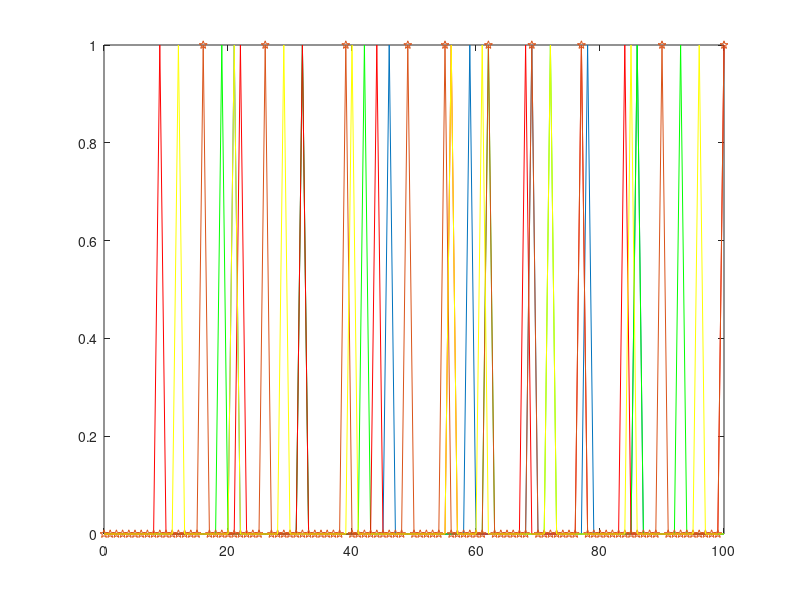

Write the MATLAB code that produced this figure.
 %%%%%%%%%%%%%%%%%%%%%%%%%%%%%%%%%%%%%%%%%%%%%%%%%%%%%%%%%%%%%%%%
 % Simulation of (leaky) integrate-and-fire neuron
 %%%%%%%%%%%%%%%%%%%%%%%%%%%%%%%%%%%%%%%%%%%%%%%%%%%%%%%%%%%%%%%%
 % Thomas Trappenberg, "Fundamentals of Computational Neuroscience", 2002
 % Some comments added by S O'Keefe 2008
 clear; clf;

 % parameters of the model
 tau_inv=0.1;    % inverse time constant 1/tau
 uu=zeros(1, 5);           % initial membrane voltage is zero
 %I_ext=12;       % constant external input
 theta=10;       % firing threshold

 % Integration with Euler method
 % 
 % The time increment each step is 1
 % The membrane resistance R is 1
 % if the cell membrane voltage > threshold, then the membrane voltage
 % at the next step only depends on the external current
 t_step=0;                      % set initial time point to zero
 for it=0:100 % repeat loop for 101 values of it
     I_ext = rand(1,5) * 30;
     %theta = rand() * 30;
     t_step=t_step+1;           % move to next time step
     x=uu<theta; % logical variable = 0 if membrane voltage > threshold
     uu=x*(1-tau_inv).*uu+tau_inv*I_ext; % calculate membrane voltage
     u(:,t_step)=uu;              % remember the membrane voltage 
     t(:,t_step)=it;              % remember the time step
     s(:,t_step)=1-x;             % remember whether the cell spiked
 end
 
 %{
 it=100;
 I_ext = rand(1,5) * 30;
 %theta = rand() * 30;
 t_step=t_step+1;           % move to next time step
 x=uu<theta; % logical variable = 0 if membrane voltage > threshold
 uu=x*(1-tau_inv).*uu+tau_inv*I_ext; % calculate membrane voltage
 u(:,t_step)=uu;              % remember the membrane voltage 
 t(:,t_step)=it;              % remember the time step
 s(:,t_step)=1-x;
 %[X,Y,Z] = meshgrid([0 100], u(:,), u(,:));
 
 %surf(X,Y,Z);
 %}
 
 plot([0:100], s(1,:));
 hold on;
 plot([0:100], s(2,:), 'g-');
 plot([0:100], s(3,:), 'r-');
 plot([0:100], s(4,:), 'p-');
 plot([0:100], s(5,:), 'y-');
 
 %{
 subplot('position',[0.13 0.13 1-0.26 0.6])
   plot(t,u);
   hold on; plot([0 100],[10 10],'--');
   axis([0 100 0. 12])
   xlabel('time [\tau]');
   ylabel('u(t)')

 subplot('position',[0.13 0.8 1-0.26 0.1])
   plot(t,s,'.','markersize',20);
   axis([0 100 0.5 1.5])
   set(gca,'xtick',[],'ytick',[])
   ylabel('spikes')
 %}
